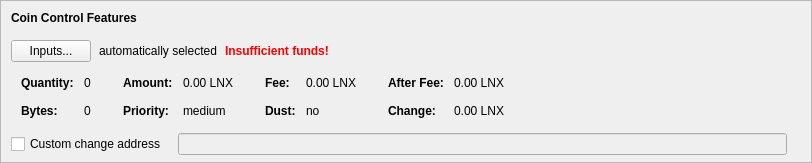
    <widget class="QFrame" name="frameCoinControl">
     <property name="sizePolicy">
      <sizepolicy hsizetype="Expanding" vsizetype="Expanding">
       <horstretch>0</horstretch>
       <verstretch>0</verstretch>
      </sizepolicy>
     </property>
     <property name="maximumSize">
      <size>
       <width>16777215</width>
       <height>16777215</height>
      </size>
     </property>
     <property name="frameShape">
      <enum>QFrame::StyledPanel</enum>
     </property>
     <property name="frameShadow">
      <enum>QFrame::Sunken</enum>
     </property>
     <layout class="QVBoxLayout" name="verticalLayoutCoinControl2">
      <property name="spacing">
       <number>0</number>
      </property>
      <property name="leftMargin">
       <number>0</number>
      </property>
      <property name="topMargin">
       <number>0</number>
      </property>
      <property name="rightMargin">
       <number>0</number>
      </property>
      <property name="bottomMargin">
       <number>6</number>
      </property>
      <item>
       <layout class="QVBoxLayout" name="verticalLayoutCoinControl" stretch="0,0,0,0,1">
        <property name="spacing">
         <number>0</number>
        </property>
        <property name="leftMargin">
         <number>10</number>
        </property>
        <property name="topMargin">
         <number>10</number>
        </property>
        <item>
         <layout class="QHBoxLayout" name="horizontalLayoutCoinControl1">
          <property name="bottomMargin">
           <number>15</number>
          </property>
          <item>
           <widget class="QLabel" name="labelCoinControlFeatures">
            <property name="sizePolicy">
             <sizepolicy hsizetype="Preferred" vsizetype="Maximum">
              <horstretch>0</horstretch>
              <verstretch>0</verstretch>
             </sizepolicy>
            </property>
            <property name="font">
             <font>
              <weight>75</weight>
              <bold>true</bold>
             </font>
            </property>
            <property name="styleSheet">
             <string notr="true">font-weight:bold;</string>
            </property>
            <property name="text">
             <string>Coin Control Features</string>
            </property>
           </widget>
          </item>
         </layout>
        </item>
        <item>
         <layout class="QHBoxLayout" name="horizontalLayoutCoinControl2" stretch="0,0,0,0">
          <property name="spacing">
           <number>8</number>
          </property>
          <property name="bottomMargin">
           <number>10</number>
          </property>
          <item>
           <widget class="QPushButton" name="pushButtonCoinControl">
            <property name="styleSheet">
             <string notr="true"/>
            </property>
            <property name="text">
             <string>Inputs...</string>
            </property>
            <property name="autoDefault">
             <bool>false</bool>
            </property>
           </widget>
          </item>
          <item>
           <widget class="QLabel" name="labelCoinControlAutomaticallySelected">
            <property name="text">
             <string>automatically selected</string>
            </property>
            <property name="margin">
             <number>5</number>
            </property>
           </widget>
          </item>
          <item>
           <widget class="QLabel" name="labelCoinControlInsuffFunds">
            <property name="font">
             <font>
              <weight>75</weight>
              <bold>true</bold>
             </font>
            </property>
            <property name="styleSheet">
             <string notr="true">color:red;font-weight:bold;</string>
            </property>
            <property name="text">
             <string>Insufficient funds!</string>
            </property>
            <property name="margin">
             <number>5</number>
            </property>
           </widget>
          </item>
          <item>
           <spacer name="horizontalSpacerCoinControl">
            <property name="orientation">
             <enum>Qt::Horizontal</enum>
            </property>
            <property name="sizeHint" stdset="0">
             <size>
              <width>40</width>
              <height>1</height>
             </size>
            </property>
           </spacer>
          </item>
         </layout>
        </item>
        <item>
         <widget class="QWidget" name="widgetCoinControl" native="true">
          <property name="sizePolicy">
           <sizepolicy hsizetype="Preferred" vsizetype="Preferred">
            <horstretch>0</horstretch>
            <verstretch>0</verstretch>
           </sizepolicy>
          </property>
          <property name="minimumSize">
           <size>
            <width>0</width>
            <height>0</height>
           </size>
          </property>
          <property name="styleSheet">
           <string notr="true"/>
          </property>
          <layout class="QHBoxLayout" name="horizontalLayoutCoinControl5">
           <property name="leftMargin">
            <number>0</number>
           </property>
           <property name="topMargin">
            <number>0</number>
           </property>
           <property name="rightMargin">
            <number>0</number>
           </property>
           <property name="bottomMargin">
            <number>0</number>
           </property>
           <item>
            <layout class="QHBoxLayout" name="horizontalLayoutCoinControl3" stretch="0,0,0,1">
             <property name="spacing">
              <number>20</number>
             </property>
             <property name="topMargin">
              <number>0</number>
             </property>
             <property name="bottomMargin">
              <number>10</number>
             </property>
             <item>
              <layout class="QFormLayout" name="formLayoutCoinControl1">
               <property name="horizontalSpacing">
                <number>10</number>
               </property>
               <property name="verticalSpacing">
                <number>14</number>
               </property>
               <property name="leftMargin">
                <number>10</number>
               </property>
               <property name="topMargin">
                <number>4</number>
               </property>
               <property name="rightMargin">
                <number>6</number>
               </property>
               <item row="0" column="0">
                <widget class="QLabel" name="labelCoinControlQuantityText">
                 <property name="font">
                  <font>
                   <weight>75</weight>
                   <bold>true</bold>
                  </font>
                 </property>
                 <property name="text">
                  <string>Quantity:</string>
                 </property>
                 <property name="margin">
                  <number>0</number>
                 </property>
                </widget>
               </item>
               <item row="0" column="1">
                <widget class="QLabel" name="labelCoinControlQuantity">
                 <property name="cursor">
                  <cursorShape>IBeamCursor</cursorShape>
                 </property>
                 <property name="contextMenuPolicy">
                  <enum>Qt::ActionsContextMenu</enum>
                 </property>
                 <property name="text">
                  <string notr="true">0</string>
                 </property>
                 <property name="margin">
                  <number>0</number>
                 </property>
                 <property name="textInteractionFlags">
                  <set>Qt::LinksAccessibleByMouse|Qt::TextSelectableByKeyboard|Qt::TextSelectableByMouse</set>
                 </property>
                </widget>
               </item>
               <item row="1" column="0">
                <widget class="QLabel" name="labelCoinControlBytesText">
                 <property name="font">
                  <font>
                   <weight>75</weight>
                   <bold>true</bold>
                  </font>
                 </property>
                 <property name="text">
                  <string>Bytes:</string>
                 </property>
                </widget>
               </item>
               <item row="1" column="1">
                <widget class="QLabel" name="labelCoinControlBytes">
                 <property name="cursor">
                  <cursorShape>IBeamCursor</cursorShape>
                 </property>
                 <property name="contextMenuPolicy">
                  <enum>Qt::ActionsContextMenu</enum>
                 </property>
                 <property name="text">
                  <string notr="true">0</string>
                 </property>
                 <property name="textInteractionFlags">
                  <set>Qt::LinksAccessibleByMouse|Qt::TextSelectableByKeyboard|Qt::TextSelectableByMouse</set>
                 </property>
                </widget>
               </item>
              </layout>
             </item>
             <item>
              <layout class="QFormLayout" name="formLayoutCoinControl2">
               <property name="horizontalSpacing">
                <number>10</number>
               </property>
               <property name="verticalSpacing">
                <number>14</number>
               </property>
               <property name="leftMargin">
                <number>6</number>
               </property>
               <property name="topMargin">
                <number>4</number>
               </property>
               <property name="rightMargin">
                <number>6</number>
               </property>
               <item row="0" column="0">
                <widget class="QLabel" name="labelCoinControlAmountText">
                 <property name="font">
                  <font>
                   <weight>75</weight>
                   <bold>true</bold>
                  </font>
                 </property>
                 <property name="text">
                  <string>Amount:</string>
                 </property>
                 <property name="margin">
                  <number>0</number>
                 </property>
                </widget>
               </item>
               <item row="0" column="1">
                <widget class="QLabel" name="labelCoinControlAmount">
                 <property name="cursor">
                  <cursorShape>IBeamCursor</cursorShape>
                 </property>
                 <property name="contextMenuPolicy">
                  <enum>Qt::ActionsContextMenu</enum>
                 </property>
                 <property name="text">
                  <string notr="true">0.00 LNX</string>
                 </property>
                 <property name="textInteractionFlags">
                  <set>Qt::LinksAccessibleByMouse|Qt::TextSelectableByKeyboard|Qt::TextSelectableByMouse</set>
                 </property>
                </widget>
               </item>
               <item row="1" column="0">
                <widget class="QLabel" name="labelCoinControlPriorityText">
                 <property name="font">
                  <font>
                   <weight>75</weight>
                   <bold>true</bold>
                  </font>
                 </property>
                 <property name="text">
                  <string>Priority:</string>
                 </property>
                </widget>
               </item>
               <item row="1" column="1">
                <widget class="QLabel" name="labelCoinControlPriority">
                 <property name="cursor">
                  <cursorShape>IBeamCursor</cursorShape>
                 </property>
                 <property name="contextMenuPolicy">
                  <enum>Qt::ActionsContextMenu</enum>
                 </property>
                 <property name="text">
                  <string notr="true">medium</string>
                 </property>
                 <property name="textInteractionFlags">
                  <set>Qt::LinksAccessibleByMouse|Qt::TextSelectableByKeyboard|Qt::TextSelectableByMouse</set>
                 </property>
                </widget>
               </item>
              </layout>
             </item>
             <item>
              <layout class="QFormLayout" name="formLayoutCoinControl3">
               <property name="horizontalSpacing">
                <number>10</number>
               </property>
               <property name="verticalSpacing">
                <number>14</number>
               </property>
               <property name="leftMargin">
                <number>6</number>
               </property>
               <property name="topMargin">
                <number>4</number>
               </property>
               <property name="rightMargin">
                <number>6</number>
               </property>
               <item row="0" column="0">
                <widget class="QLabel" name="labelCoinControlFeeText">
                 <property name="font">
                  <font>
                   <weight>75</weight>
                   <bold>true</bold>
                  </font>
                 </property>
                 <property name="text">
                  <string>Fee:</string>
                 </property>
                 <property name="margin">
                  <number>0</number>
                 </property>
                </widget>
               </item>
               <item row="0" column="1">
                <widget class="QLabel" name="labelCoinControlFee">
                 <property name="cursor">
                  <cursorShape>IBeamCursor</cursorShape>
                 </property>
                 <property name="contextMenuPolicy">
                  <enum>Qt::ActionsContextMenu</enum>
                 </property>
                 <property name="text">
                  <string notr="true">0.00 LNX</string>
                 </property>
                 <property name="textInteractionFlags">
                  <set>Qt::LinksAccessibleByMouse|Qt::TextSelectableByKeyboard|Qt::TextSelectableByMouse</set>
                 </property>
                </widget>
               </item>
               <item row="1" column="0">
                <widget class="QLabel" name="labelCoinControlLowOutputText">
                 <property name="font">
                  <font>
                   <weight>75</weight>
                   <bold>true</bold>
                  </font>
                 </property>
                 <property name="text">
                  <string>Dust:</string>
                 </property>
                </widget>
               </item>
               <item row="1" column="1">
                <widget class="QLabel" name="labelCoinControlLowOutput">
                 <property name="cursor">
                  <cursorShape>IBeamCursor</cursorShape>
                 </property>
                 <property name="contextMenuPolicy">
                  <enum>Qt::ActionsContextMenu</enum>
                 </property>
                 <property name="text">
                  <string notr="true">no</string>
                 </property>
                 <property name="textInteractionFlags">
                  <set>Qt::LinksAccessibleByMouse|Qt::TextSelectableByKeyboard|Qt::TextSelectableByMouse</set>
                 </property>
                </widget>
               </item>
              </layout>
             </item>
             <item>
              <layout class="QFormLayout" name="formLayoutCoinControl4">
               <property name="horizontalSpacing">
                <number>10</number>
               </property>
               <property name="verticalSpacing">
                <number>14</number>
               </property>
               <property name="leftMargin">
                <number>6</number>
               </property>
               <property name="topMargin">
                <number>4</number>
               </property>
               <property name="rightMargin">
                <number>6</number>
               </property>
               <item row="0" column="0">
                <widget class="QLabel" name="labelCoinControlAfterFeeText">
                 <property name="font">
                  <font>
                   <weight>75</weight>
                   <bold>true</bold>
                  </font>
                 </property>
                 <property name="text">
                  <string>After Fee:</string>
                 </property>
                 <property name="margin">
                  <number>0</number>
                 </property>
                </widget>
               </item>
               <item row="0" column="1">
                <widget class="QLabel" name="labelCoinControlAfterFee">
                 <property name="cursor">
                  <cursorShape>IBeamCursor</cursorShape>
                 </property>
                 <property name="contextMenuPolicy">
                  <enum>Qt::ActionsContextMenu</enum>
                 </property>
                 <property name="text">
                  <string notr="true">0.00 LNX</string>
                 </property>
                 <property name="textInteractionFlags">
                  <set>Qt::LinksAccessibleByMouse|Qt::TextSelectableByKeyboard|Qt::TextSelectableByMouse</set>
                 </property>
                </widget>
               </item>
               <item row="1" column="0">
                <widget class="QLabel" name="labelCoinControlChangeText">
                 <property name="font">
                  <font>
                   <weight>75</weight>
                   <bold>true</bold>
                  </font>
                 </property>
                 <property name="text">
                  <string>Change:</string>
                 </property>
                </widget>
               </item>
               <item row="1" column="1">
                <widget class="QLabel" name="labelCoinControlChange">
                 <property name="cursor">
                  <cursorShape>IBeamCursor</cursorShape>
                 </property>
                 <property name="contextMenuPolicy">
                  <enum>Qt::ActionsContextMenu</enum>
                 </property>
                 <property name="text">
                  <string notr="true">0.00 LNX</string>
                 </property>
                 <property name="textInteractionFlags">
                  <set>Qt::LinksAccessibleByMouse|Qt::TextSelectableByKeyboard|Qt::TextSelectableByMouse</set>
                 </property>
                </widget>
               </item>
              </layout>
             </item>
            </layout>
           </item>
          </layout>
         </widget>
        </item>
        <item>
         <layout class="QHBoxLayout" name="horizontalLayoutCoinControl4" stretch="0,0,0">
          <property name="spacing">
           <number>12</number>
          </property>
          <property name="sizeConstraint">
           <enum>QLayout::SetDefaultConstraint</enum>
          </property>
          <property name="topMargin">
           <number>5</number>
          </property>
          <property name="rightMargin">
           <number>5</number>
          </property>
          <item>
           <widget class="QCheckBox" name="checkBoxCoinControlChange">
            <property name="toolTip">
             <string>If this is activated, but the change address is empty or invalid, change will be sent to a newly generated address.</string>
            </property>
            <property name="text">
             <string>Custom change address</string>
            </property>
           </widget>
          </item>
          <item>
           <widget class="QValidatedLineEdit" name="lineEditCoinControlChange">
            <property name="enabled">
             <bool>false</bool>
            </property>
            <property name="sizePolicy">
             <sizepolicy hsizetype="Expanding" vsizetype="Fixed">
              <horstretch>0</horstretch>
              <verstretch>0</verstretch>
             </sizepolicy>
            </property>
           </widget>
          </item>
          <item>
           <widget class="QLabel" name="labelCoinControlChangeLabel">
            <property name="sizePolicy">
             <sizepolicy hsizetype="Preferred" vsizetype="Expanding">
              <horstretch>0</horstretch>
              <verstretch>0</verstretch>
             </sizepolicy>
            </property>
            <property name="minimumSize">
             <size>
              <width>0</width>
              <height>0</height>
             </size>
            </property>
            <property name="text">
             <string/>
            </property>
            <property name="margin">
             <number>3</number>
            </property>
           </widget>
          </item>
         </layout>
        </item>
        <item>
         <spacer name="verticalSpacerCoinControl">
          <property name="orientation">
           <enum>Qt::Vertical</enum>
          </property>
          <property name="sizeHint" stdset="0">
           <size>
            <width>800</width>
            <height>1</height>
           </size>
          </property>
         </spacer>
        </item>
       </layout>
      </item>
     </layout>
    </widget>
